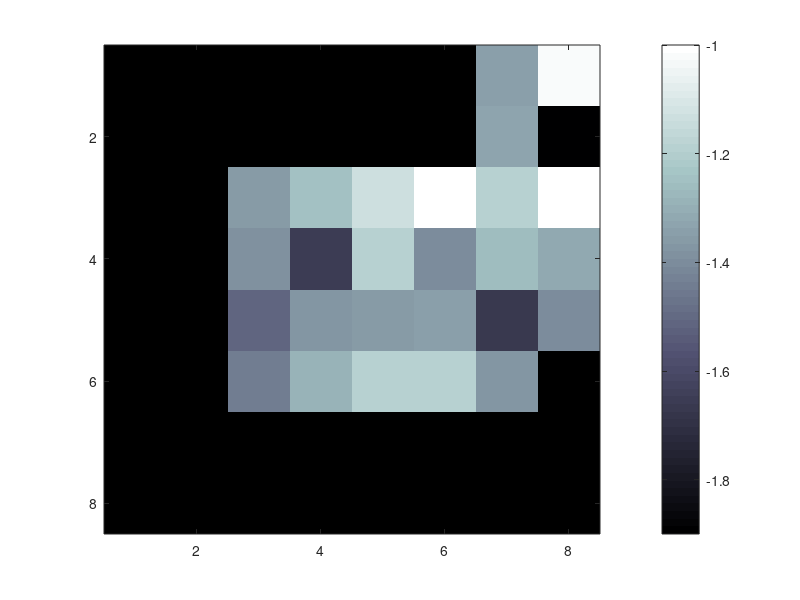

This chart was generated by the following MATLAB code: (Note: this script raises an error after producing the figure.)

clear all

%%Hologram amplitudes
matr_holo = zeros(8,8)+NaN;


 matr_holo (38) = -14.5820/12.296;
 matr_holo (37) = -16.6760/12.296;
 matr_holo(36)=-14.6560/12.296;
 matr_holo(35) = -13.9000/12.296;

 matr_holo (30) = -15.7740/12.296;
 matr_holo (29) =  -16.8580/12.296;
 matr_holo (28) =  -20.3340/12.296;
 matr_holo (27) = -15.3060/12.296;

 matr_holo (22) = -17.759/12.296;
 matr_holo (21) =  -18.598/12.296;
 matr_holo (20) =  -16.994/12.296;
 matr_holo (19) = -16.647/12.296;

 matr_holo (46) = -14.585/12.296;
 matr_holo (45) =  -16.472/12.296;
 matr_holo (44) =  -17.171/12.296;
 matr_holo (43) = -12.296/12.296;

 matr_holo (54) = -16.859/12.296;
 matr_holo (53) =  -20.529/12.296;
 matr_holo (52) =  -15.504/12.296;
 matr_holo (51) = -14.683/12.296;
 matr_holo (50) =  -16.286/12.296;
 matr_holo (49) = -16.478/12.296;

 matr_holo (61) = -17.158/12.296;
 matr_holo (60) =  -16.183/12.296;
 matr_holo (59) =  -12.346/12.296;
 matr_holo (58) = -23.356/12.296;
 matr_holo (57) =  -12.548/12.296;

 matr_holo;
 max(max(matr_holo));
k= linspace(1,8,8);

figure(1)
imagesc(k,k,matr_holo);
colorbar
colormap('Bone')
clim([-2,-1])
title('Max amplitude of each element, hologram, mask on')
subtitle('10x10, 75GHz, active -6dB, others -50dB')
set(gca, 'YDir', 'normal');



%%FF amplitudes


matr_FF = zeros(8,8)+NaN;



 matr_FF (38) = -111.012/108.0020;
 matr_FF (37) = -112.5780/108.0020;
 matr_FF (36) = -110.4420/108.0020;
 matr_FF (35) = -109.3670/108.0020;

 matr_FF (30) = -111.8200/108.0020;
 matr_FF (29) = -112.2960/108.0020;
 matr_FF (28) = -116.1670/108.0020;
 matr_FF (27) = -109.6500/108.0020;

 matr_FF (22) = -113.0400/108.0020;
 matr_FF (21) = -114.0630/108.0020;
 matr_FF (20) = -113.1750/108.0020;
 matr_FF (19) = -112.8490/108.0020;

 matr_FF (46) = -111.6190/108.0020;
 matr_FF (45) = -112.3880/108.0020;
 matr_FF (44) = -113.1400/108.0020;
 matr_FF (43) = -108.0020/108.0020;

 matr_FF (54) = -113.0300/108.0020;
 matr_FF (53) = -116.8850/108.0020;
 matr_FF (52) = -112.1710/108.0020;
 matr_FF (51) = -111.1020/108.0020;
 matr_FF (50) = -113.0850/108.0020;
 matr_FF (49) = -112.7230/108.0020;

 matr_FF (61) = -112.4530/108.0020;
 matr_FF (60) = -111.1390/108.0020;
 matr_FF (59) = -108.2800/108.0020;
 matr_FF (58) = -120.1570/108.0020;
 matr_FF (57) = -109.2700/108.0020;


 max(max(matr_FF))

figure(2)
imagesc(k,k,matr_FF);
colorbar
colormap('Bone')
title('Max amplitude of each element, far field, mask on')
subtitle('10x10, 75GHz, active -6dB, others -50dB')
%clim([-1.6,-1])
set(gca, 'YDir', 'normal');








matr_NF = zeros(8,8)+NaN;



 matr_NF (38) = -39.0400/36.1090;
 matr_NF (37) = -40.5460/36.1090;
 matr_NF (36) = -38.6270/36.1090;
 matr_NF (35) = -37.9910/36.1090;

 matr_NF (30) = -40.3760/36.1090;
 matr_NF (29) = -40.8060/36.1090;
 matr_NF (28) = -44.3870/36.1090;
 matr_NF (27) = -39.6460/36.1090;

 matr_NF (22) = -42.2820/36.1090;
 matr_NF (21) =-42.2820/36.1090;
 matr_NF (20) =-40.9610/36.1090;
 matr_NF (19) =-41.7430/36.1090;

 matr_NF (46) = -39.8040/36.1090;
 matr_NF (45) = -40.2200/36.1090;
 matr_NF (44) = -40.9040/36.1090;
 matr_NF (43) = -36.2930/36.1090;

 matr_NF (54) = -41.9790/36.1090;
 matr_NF (53) = -45.0180/36.1090;
 matr_NF (52) = -40.3550/36.1090;
 matr_NF (51) = -38.8700/36.1090;
 matr_NF (50) = -41.4160/36.1090;
 matr_NF (49) = -41.7270/36.1090;

 matr_NF (61) = -39.8410/36.1090;
 matr_NF (60) = -39.1040/36.1090;
 matr_NF (59) = -36.1090/36.1090;
 matr_NF (58) = -47.9570/36.1090;
 matr_NF (57) = -38.5220/36.1090;


 max(max(matr_NF))

figure(3)
imagesc(k,k,matr_NF);
colorbar
colormap('Bone')
title('Max amplitude of each element, Near field, mask on')
subtitle('10x10, 75GHz, active -6dB, others -50dB')
%clim([-1.6,-1])
set(gca, 'YDir', 'normal');


